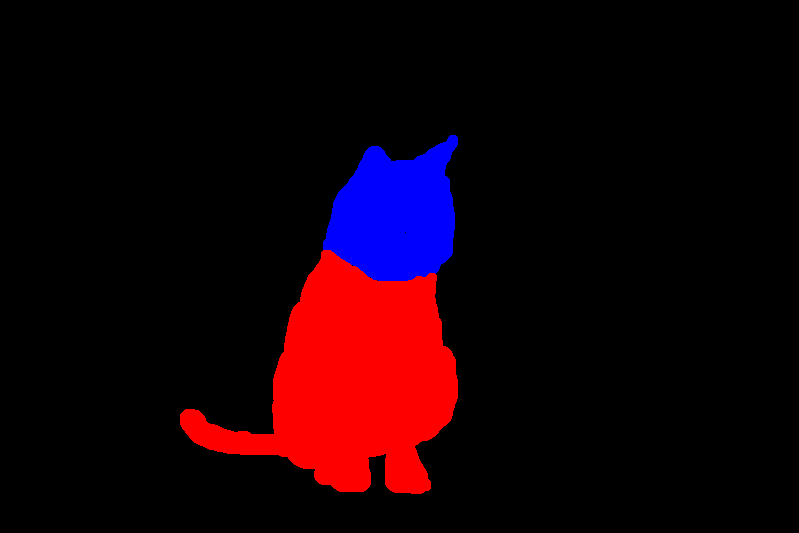
#> input picture testdata/img1_A.png, 799 x 533 px
$ python cv_paintloops.py
#> lines starting #> are read from the running program, lines starting #| are printed output that depends on the picture
import numpy as np

def paintloops(imgseg, loops, color):
  from cv2.cv2 import fillPoly
  npls = []
#> npls = []
  for loop in loops:
    npl = np.asarray(loop)
    npl = npl.reshape((-1, 2))
    npls.append(npl.astype(np.int32))
#> this loop made 2 passes
#> npl on passes 1 to 2: [[100, 100], [100, 200], [200, 200], [200, 100]], [[300, 300], [400, 400], [300, 400]]
#> after the loop, npls = [[[100, 100], [100, 200], [200, 200], [200, 100]], [[300, 300], [400, 400], [300, 400]]]
  return fillPoly(imgseg, npls, (color[2], color[1], color[0], color[3]))
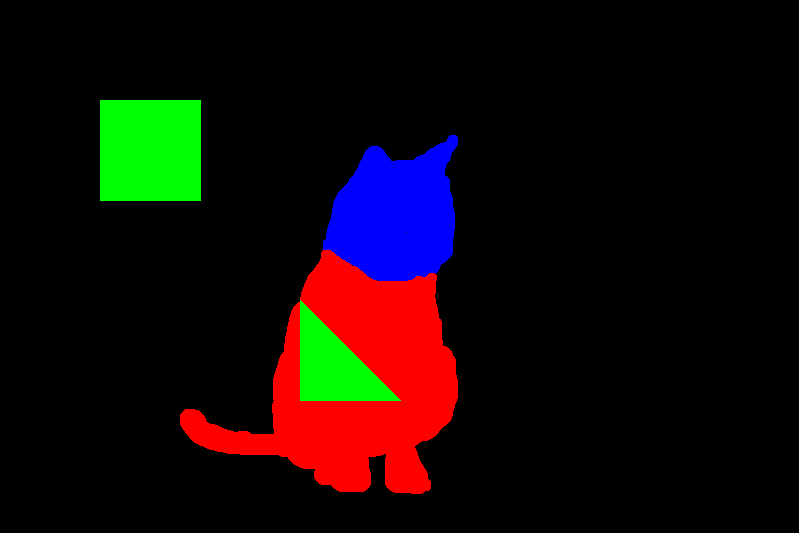
#> returned value: shape (533, 799, 4); mean B, G, R, A 8.2, 9.2, 18.3, 35.7

#########################################################

def demo():
  import cv2.cv2 as cv2

  imgseg = paintloops(cv2.imread("testdata/img1_A.png",cv2.IMREAD_UNCHANGED),
                      [[100, 100, 100, 200, 200, 200, 200, 100],
                       [300, 300, 400, 400, 300, 400]],
                      [0,255,0,255])

  cv2.imshow("imgseg",imgseg)
  cv2.waitKey(0)

if __name__ == '__main__':
  demo()
